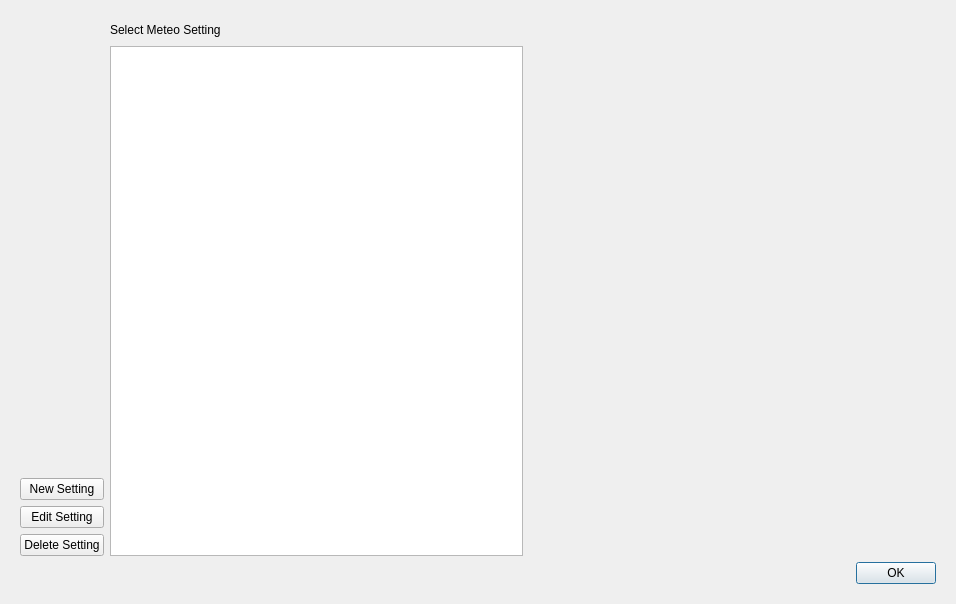
<?xml version="1.0" encoding="UTF-8"?>
<ui version="4.0">
 <class>TracerLaws</class>
 <widget class="QWidget" name="TracerLaws">
  <property name="geometry">
   <rect>
    <x>0</x>
    <y>0</y>
    <width>956</width>
    <height>604</height>
   </rect>
  </property>
  <property name="windowTitle">
   <string>Meteo</string>
  </property>
  <layout class="QGridLayout" name="gridLayout_2">
   <item row="0" column="0">
    <widget class="QStackedWidget" name="meteo_pages">
     <property name="enabled">
      <bool>true</bool>
     </property>
     <property name="layoutDirection">
      <enum>Qt::LeftToRight</enum>
     </property>
     <property name="autoFillBackground">
      <bool>false</bool>
     </property>
     <property name="currentIndex">
      <number>0</number>
     </property>
     <widget class="QWidget" name="page">
      <layout class="QVBoxLayout" name="verticalLayout_4">
       <item>
        <layout class="QGridLayout" name="gridLayout">
         <item row="0" column="1">
          <widget class="QLabel" name="label">
           <property name="text">
            <string>Select Meteo Setting</string>
           </property>
          </widget>
         </item>
         <item row="1" column="1">
          <widget class="QListView" name="lst_sets"/>
         </item>
         <item row="1" column="0">
          <layout class="QVBoxLayout" name="verticalLayout_3">
           <item>
            <spacer name="verticalSpacer">
             <property name="orientation">
              <enum>Qt::Vertical</enum>
             </property>
             <property name="sizeHint" stdset="0">
              <size>
               <width>20</width>
               <height>40</height>
              </size>
             </property>
            </spacer>
           </item>
           <item>
            <widget class="QPushButton" name="b_new">
             <property name="text">
              <string>New Setting</string>
             </property>
            </widget>
           </item>
           <item>
            <widget class="QPushButton" name="b_edit">
             <property name="text">
              <string>Edit Setting</string>
             </property>
            </widget>
           </item>
           <item>
            <widget class="QPushButton" name="b_delete">
             <property name="text">
              <string>Delete Setting</string>
             </property>
            </widget>
           </item>
          </layout>
         </item>
         <item row="1" column="2">
          <layout class="QVBoxLayout" name="lay_graph_home"/>
         </item>
         <item row="0" column="2">
          <spacer name="horizontalSpacer">
           <property name="orientation">
            <enum>Qt::Horizontal</enum>
           </property>
           <property name="sizeHint" stdset="0">
            <size>
             <width>40</width>
             <height>20</height>
            </size>
           </property>
          </spacer>
         </item>
        </layout>
       </item>
       <item>
        <widget class="QDialogButtonBox" name="b_OK_page1">
         <property name="locale">
          <locale language="English" country="UnitedStates"/>
         </property>
         <property name="standardButtons">
          <set>QDialogButtonBox::Ok</set>
         </property>
        </widget>
       </item>
      </layout>
     </widget>
     <widget class="QWidget" name="page_2">
      <layout class="QGridLayout" name="gridLayout_4">
       <item row="1" column="0">
        <layout class="QVBoxLayout" name="verticalLayout_2">
         <item>
          <spacer name="verticalSpacer_3">
           <property name="orientation">
            <enum>Qt::Vertical</enum>
           </property>
           <property name="sizeHint" stdset="0">
            <size>
             <width>20</width>
             <height>40</height>
            </size>
           </property>
          </spacer>
         </item>
         <item>
          <widget class="QPushButton" name="b_import">
           <property name="text">
            <string>Import</string>
           </property>
          </widget>
         </item>
         <item>
          <widget class="Line" name="line">
           <property name="orientation">
            <enum>Qt::Horizontal</enum>
           </property>
          </widget>
         </item>
         <item>
          <widget class="QPushButton" name="b_add_line">
           <property name="text">
            <string>Add Line</string>
           </property>
          </widget>
         </item>
         <item>
          <widget class="QPushButton" name="b_delete_line">
           <property name="text">
            <string>Delete Line</string>
           </property>
          </widget>
         </item>
        </layout>
       </item>
       <item row="3" column="2">
        <widget class="QDialogButtonBox" name="b_OK_page2">
         <property name="locale">
          <locale language="English" country="UnitedStates"/>
         </property>
         <property name="standardButtons">
          <set>QDialogButtonBox::Cancel|QDialogButtonBox::Ok</set>
         </property>
         <property name="centerButtons">
          <bool>false</bool>
         </property>
        </widget>
       </item>
       <item row="1" column="1">
        <layout class="QVBoxLayout" name="verticalLayout">
         <item>
          <layout class="QGridLayout" name="gridLayout_3">
           <item row="0" column="1">
            <widget class="QLineEdit" name="txt_name"/>
           </item>
           <item row="0" column="0">
            <widget class="QLabel" name="label_LawWQ">
             <property name="text">
              <string>Setting Name :</string>
             </property>
            </widget>
           </item>
           <item row="0" column="2">
            <spacer name="horizontalSpacer_2">
             <property name="orientation">
              <enum>Qt::Horizontal</enum>
             </property>
             <property name="sizeHint" stdset="0">
              <size>
               <width>40</width>
               <height>20</height>
              </size>
             </property>
            </spacer>
           </item>
           <item row="1" column="1">
            <widget class="QDateTimeEdit" name="de_date">
             <property name="calendarPopup">
              <bool>true</bool>
             </property>
            </widget>
           </item>
           <item row="1" column="0">
            <widget class="QCheckBox" name="cb_date">
             <property name="text">
              <string>Reference Date :</string>
             </property>
            </widget>
           </item>
          </layout>
         </item>
         <item>
          <layout class="QHBoxLayout" name="horizontalLayout_2">
           <item>
            <widget class="QRadioButton" name="rb_sec">
             <property name="text">
              <string>sec.</string>
             </property>
            </widget>
           </item>
           <item>
            <widget class="QRadioButton" name="rb_min">
             <property name="text">
              <string>min.</string>
             </property>
            </widget>
           </item>
           <item>
            <widget class="QRadioButton" name="rb_hour">
             <property name="text">
              <string>hour</string>
             </property>
            </widget>
           </item>
           <item>
            <widget class="QRadioButton" name="rb_day">
             <property name="text">
              <string>day</string>
             </property>
            </widget>
           </item>
           <item>
            <widget class="QRadioButton" name="rb_date">
             <property name="text">
              <string>date</string>
             </property>
            </widget>
           </item>
           <item>
            <spacer name="horizontalSpacer_3">
             <property name="orientation">
              <enum>Qt::Horizontal</enum>
             </property>
             <property name="sizeHint" stdset="0">
              <size>
               <width>40</width>
               <height>20</height>
              </size>
             </property>
            </spacer>
           </item>
          </layout>
         </item>
         <item>
          <widget class="QTableView" name="tab_sets">
           <property name="enabled">
            <bool>true</bool>
           </property>
           <property name="minimumSize">
            <size>
             <width>400</width>
             <height>0</height>
            </size>
           </property>
           <attribute name="horizontalHeaderDefaultSectionSize">
            <number>50</number>
           </attribute>
           <attribute name="verticalHeaderDefaultSectionSize">
            <number>22</number>
           </attribute>
          </widget>
         </item>
        </layout>
       </item>
       <item row="1" column="2">
        <layout class="QVBoxLayout" name="lay_graph_edit"/>
       </item>
      </layout>
     </widget>
    </widget>
   </item>
  </layout>
  <action name="actionB_edit">
   <property name="text">
    <string>b_edit</string>
   </property>
  </action>
  <action name="actionComboBox_Name_law">
   <property name="text">
    <string>comboBox_Name_law</string>
   </property>
  </action>
  <action name="actionB_OK_page1">
   <property name="text">
    <string>b_OK_page1</string>
   </property>
  </action>
  <action name="actionB_OK_page2">
   <property name="text">
    <string>b_OK_page2</string>
   </property>
  </action>
  <action name="actionTable_laws">
   <property name="text">
    <string>Table_laws</string>
   </property>
  </action>
  <action name="actionName_edit">
   <property name="text">
    <string>Name_edit</string>
   </property>
  </action>
  <action name="actionLaw_pages">
   <property name="text">
    <string>Law_pages</string>
   </property>
  </action>
  <action name="actionB_new">
   <property name="text">
    <string>b_new</string>
   </property>
  </action>
  <action name="actionB_delete">
   <property name="text">
    <string>b_delete</string>
   </property>
  </action>
  <action name="actionB_import">
   <property name="text">
    <string>b_import</string>
   </property>
   <property name="toolTip">
    <string>b_import</string>
   </property>
  </action>
  <action name="actionB_addLine">
   <property name="text">
    <string>b_addLine</string>
   </property>
   <property name="toolTip">
    <string>b_addLine</string>
   </property>
  </action>
  <action name="actionB_delLine">
   <property name="text">
    <string>b_delLine</string>
   </property>
   <property name="toolTip">
    <string>b_delLine</string>
   </property>
  </action>
 </widget>
 <resources/>
 <connections>
  <connection>
   <sender>b_edit</sender>
   <signal>clicked()</signal>
   <receiver>actionB_edit</receiver>
   <slot>trigger()</slot>
   <hints>
    <hint type="sourcelabel">
     <x>79</x>
     <y>137</y>
    </hint>
    <hint type="destinationlabel">
     <x>-1</x>
     <y>-1</y>
    </hint>
   </hints>
  </connection>
  <connection>
   <sender>b_new</sender>
   <signal>clicked()</signal>
   <receiver>actionB_new</receiver>
   <slot>trigger()</slot>
   <hints>
    <hint type="sourcelabel">
     <x>250</x>
     <y>112</y>
    </hint>
    <hint type="destinationlabel">
     <x>-1</x>
     <y>-1</y>
    </hint>
   </hints>
  </connection>
  <connection>
   <sender>b_delete</sender>
   <signal>clicked()</signal>
   <receiver>actionB_delete</receiver>
   <slot>trigger()</slot>
   <hints>
    <hint type="sourcelabel">
     <x>353</x>
     <y>112</y>
    </hint>
    <hint type="destinationlabel">
     <x>-1</x>
     <y>-1</y>
    </hint>
   </hints>
  </connection>
  <connection>
   <sender>b_import</sender>
   <signal>clicked()</signal>
   <receiver>actionB_import</receiver>
   <slot>trigger()</slot>
   <hints>
    <hint type="sourcelabel">
     <x>56</x>
     <y>477</y>
    </hint>
    <hint type="destinationlabel">
     <x>-1</x>
     <y>-1</y>
    </hint>
   </hints>
  </connection>
  <connection>
   <sender>b_delete_line</sender>
   <signal>clicked()</signal>
   <receiver>actionB_delLine</receiver>
   <slot>trigger()</slot>
   <hints>
    <hint type="sourcelabel">
     <x>56</x>
     <y>544</y>
    </hint>
    <hint type="destinationlabel">
     <x>-1</x>
     <y>-1</y>
    </hint>
   </hints>
  </connection>
  <connection>
   <sender>b_add_line</sender>
   <signal>clicked()</signal>
   <receiver>actionB_addLine</receiver>
   <slot>trigger()</slot>
   <hints>
    <hint type="sourcelabel">
     <x>56</x>
     <y>515</y>
    </hint>
    <hint type="destinationlabel">
     <x>-1</x>
     <y>-1</y>
    </hint>
   </hints>
  </connection>
 </connections>
</ui>
